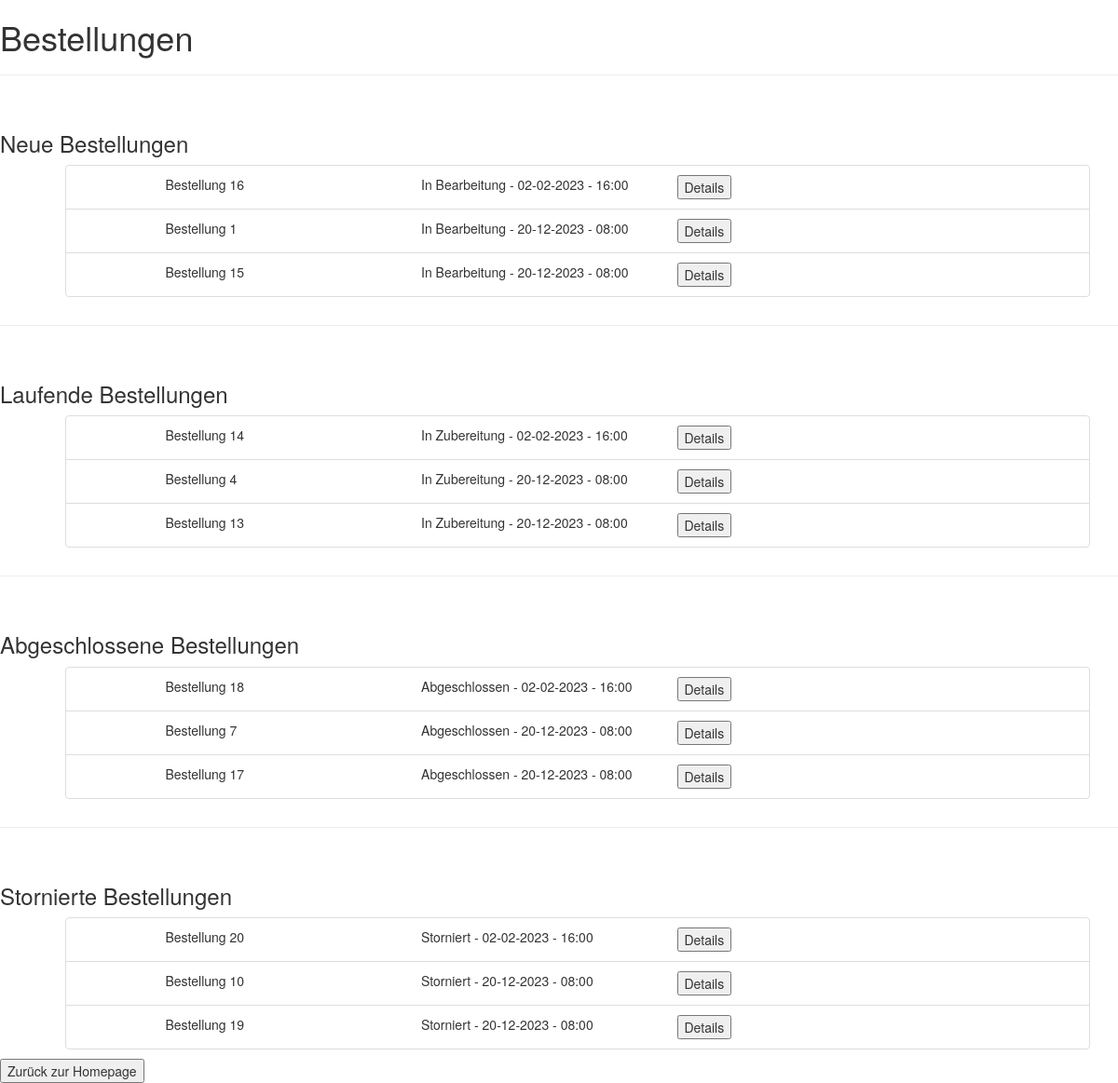
/customer/bestellungen (signed in), run on the app's committed database.
### tables this page shows
CREATE TABLE 'bestellung' ('bestell_id' INTEGER PRIMARY KEY AUTOINCREMENT,'status' TEXT, 'eingangsTag' DATE, 'eingangsUhrzeit' TIME, 'zusatztext' TEXT, 'restaurant_username' TEXT, 'customer_username' TEXT, FOREIGN KEY (restaurant_username) references restaurant(username), FOREIGN KEY (customer_username) references kunde(username));

### app.py (the view)
@app.route("/customer/bestellungen")
def customerOrders():
    if(not 'customer_username' in session):
        return render_template('customer_login.html')
    username = session['customer_username']
    newOrders = zugreifer.getNewOrdersForCustomer(username)
    pendingOrders = zugreifer.getPendingOrdersForCustomer(username)
    finishedOrders = zugreifer.getFinishedOrdersForCustomer(username)
    canceledOrders = zugreifer.getCanceledOrdersForCustomer(username)
    return render_template('customer_orders.html', newOrders = newOrders, pendingOrders = pendingOrders, finishedOrders = finishedOrders, canceledOrders = canceledOrders)

### zugreifer.py (called while the page is built)
def getNewOrdersForCustomer(username):
    con = sqlite3.connect("Database.db")
    cur = con.cursor()
    result = cur.execute("SELECT * FROM bestellung where customer_username='" + username + "' and status='In Bearbeitung' order by eingangsTag asc , eingangsUhrzeit asc;");
    newOrders = list()
    for x in result:
        newOrders.append(order(x[0], x[1], x[2], x[3], x[4], x[5], x[6]))
    cur.close()
    con.close()
    return newOrders;

def getPendingOrdersForCustomer(username):
    con = sqlite3.connect("Database.db")
    cur = con.cursor()
    result = cur.execute("SELECT * FROM bestellung where customer_username='" + username + "' and status='In Zubereitung' order by eingangsTag asc , eingangsUhrzeit asc;");
    pendingOrders = list()
    for x in result:
        pendingOrders.append(order(x[0], x[1], x[2], x[3], x[4], x[5], x[6]))
    cur.close()
    con.close()
    return pendingOrders;

def getFinishedOrdersForCustomer(username):
    con = sqlite3.connect("Database.db")
    cur = con.cursor()
    result = cur.execute("SELECT * FROM bestellung where customer_username='" + username + "' and status='Abgeschlossen' order by eingangsTag asc , eingangsUhrzeit asc;");
    finishedOrders = list()
    for x in result:
        finishedOrders.append(order(x[0], x[1], x[2], x[3], x[4], x[5], x[6]))
    cur.close()
    con.close()
    return finishedOrders;

def getCanceledOrdersForCustomer(username):
    con = sqlite3.connect("Database.db")
    cur = con.cursor()
    result = cur.execute("SELECT * FROM bestellung where customer_username='" + username + "' and status='Storniert' order by eingangsTag asc , eingangsUhrzeit asc;");
    canceledOrders = list()
    for x in result:
        canceledOrders.append(order(x[0], x[1], x[2], x[3], x[4], x[5], x[6]))
    cur.close()
    con.close()
    return canceledOrders;

### templates/customer_orders.html (shortened to what this page needs)
<!DOCTYPE html>
<html>
    <head>
        <link rel="stylesheet" href="https://maxcdn.bootstrapcdn.com/bootstrap/3.4.1/css/bootstrap.min.css">
    </head>
    <body>
        <h1>Bestellungen</h1>
        <hr><br>
        <h3>Neue Bestellungen</h3>
        <div class="container">
            <ul>
                {%for newOrder in newOrders%}
                <li class="list-group-item" style="list-style-type: none;">
                    <div class="row">
                        <div class="col-sm-1"></div>
                        <div class="col-sm-3">
                            Bestellung {{ newOrder.orderId }}
                        </div>
                        <div class="col-sm-3">
                            {{ newOrder.status }} - {{ newOrder.date }} - {{ newOrder.time }}
                        </div>
                        <div class="col-sm-3">
                            <form action="{{ url_for('customerOrderDetails',orderId = newOrder.orderId) }}" method=post >
                                <button type="submit">Details</button>
                            </form>
                        </div>
                </li>
                {% endfor %}
            </ul>
        </div>
        <hr><br>
        <h3>Laufende Bestellungen</h3>
        <div class="container">
            <ul>
                {%for pendingOrder in pendingOrders%}
                <li class="list-group-item" style="list-style-type: none;">
                    <div class="row">
                        <div class="col-sm-1"></div>
                        <div class="col-sm-3">
                            Bestellung {{ pendingOrder.orderId }}
                        </div>
                        <div class="col-sm-3">
                            {{ pendingOrder.status }} - {{ pendingOrder.date }} - {{ pendingOrder.time }}
                        </div>
                        <div class="col-sm-3">
                            <form action="{{ url_for('customerOrderDetails',orderId = pendingOrder.orderId) }}" method=post >
                                <button type="submit">Details</button>
                            </form>
                        </div>
                </li>
                {% endfor %}
            </ul>
        </div>
        <hr><br>
        <h3>Abgeschlossene Bestellungen</h3>
        <div class="container">
            <ul>
                {%for finishedOrder in finishedOrders %}
                <li class="list-group-item" style="list-style-type: none;">
                    <div class="row">
                        <div class="col-sm-1"></div>
                        <div class="col-sm-3">
                            Bestellung {{ finishedOrder.orderId }}
                        </div>
                        <div class="col-sm-3">
                            {{ finishedOrder.status }} - {{ finishedOrder.date }} - {{ finishedOrder.time }}
                        </div>
                        <div class="col-sm-3">
                            <form action="{{ url_for('restaurantOrderDetails',orderId = finishedOrder.orderId) }}" method=post >
                                <button type="submit">Details</button>
                            </form>
                        </div>
                </li>
                {% endfor %}
            </ul>
        </div>
        <hr><br>
        <h3>Stornierte Bestellungen</h3>
        <div class="container">
            <ul>
                {%for canceledOrder in canceledOrders %}
                <li class="list-group-item" style="list-style-type: none;">
                    <div class="row">
                        <div class="col-sm-1"></div>
                        <div class="col-sm-3">
                            Bestellung {{ canceledOrder.orderId }}
                        </div>
                        <div class="col-sm-3">
                            {{ canceledOrder.status }} - {{ canceledOrder.date }} - {{ canceledOrder.time }}
                        </div>
                        <div class="col-sm-3">
                            <form action="{{ url_for('restaurantOrderDetails',orderId = canceledOrder.orderId) }}" method=post >
                                <button type="submit">Details</button>
                            </form>
                        </div>
                </li>
                {% endfor %}
            </ul>
        </div>
        <div class="row-sm-20">
            <form action="/customer" method="get">
                <button type="submit">Zurück zur Homepage</button>
            </form>
        </div>
    </body>
</html>

### data on the page
bestellung: orderId "16", status "In Bearbeitung", date "02-02-2023", time "16:00"
bestellung: orderId "1", status "In Bearbeitung", date "20-12-2023", time "08:00"
bestellung: orderId "15", status "In Bearbeitung", date "20-12-2023", time "08:00"
bestellung: orderId "14", status "In Zubereitung", date "02-02-2023", time "16:00"
bestellung: orderId "4", status "In Zubereitung", date "20-12-2023", time "08:00"
bestellung: orderId "13", status "In Zubereitung", date "20-12-2023", time "08:00"
bestellung: orderId "18", status "Abgeschlossen", date "02-02-2023", time "16:00"
bestellung: orderId "7", status "Abgeschlossen", date "20-12-2023", time "08:00"
bestellung: orderId "17", status "Abgeschlossen", date "20-12-2023", time "08:00"
bestellung: orderId "20", status "Storniert", date "02-02-2023", time "16:00"
bestellung: orderId "10", status "Storniert", date "20-12-2023", time "08:00"
bestellung: orderId "19", status "Storniert", date "20-12-2023", time "08:00"
